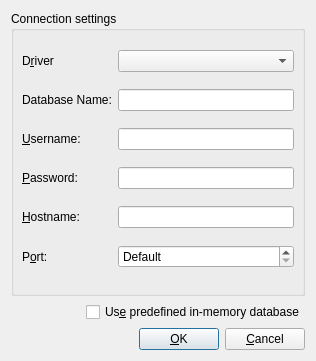
<?xml version="1.0" encoding="UTF-8"?>
<ui version="4.0">
 <class>QSqlConnectionDialog</class>
 <widget class="QDialog" name="QSqlConnectionDialog">
  <property name="geometry">
   <rect>
    <x>0</x>
    <y>0</y>
    <width>316</width>
    <height>361</height>
   </rect>
  </property>
  <property name="minimumSize">
   <size>
    <width>250</width>
    <height>295</height>
   </size>
  </property>
  <property name="windowTitle">
   <string>Dialog</string>
  </property>
  <layout class="QVBoxLayout" name="verticalLayout">
   <item>
    <widget class="QGroupBox" name="connGroupBox">
     <property name="title">
      <string>Connection settings</string>
     </property>
     <layout class="QGridLayout">
      <property name="leftMargin">
       <number>8</number>
      </property>
      <property name="topMargin">
       <number>8</number>
      </property>
      <property name="rightMargin">
       <number>8</number>
      </property>
      <property name="bottomMargin">
       <number>8</number>
      </property>
      <property name="spacing">
       <number>6</number>
      </property>
      <item row="0" column="1">
       <widget class="QComboBox" name="comboDriver"/>
      </item>
      <item row="2" column="0">
       <widget class="QLabel" name="textLabel4">
        <property name="text">
         <string>&amp;Username:</string>
        </property>
        <property name="buddy">
         <cstring>editUsername</cstring>
        </property>
       </widget>
      </item>
      <item row="0" column="0">
       <widget class="QLabel" name="textLabel2">
        <property name="text">
         <string>D&amp;river</string>
        </property>
        <property name="buddy">
         <cstring>comboDriver</cstring>
        </property>
       </widget>
      </item>
      <item row="1" column="1">
       <widget class="QLineEdit" name="editDatabase"/>
      </item>
      <item row="5" column="1">
       <widget class="QSpinBox" name="portSpinBox">
        <property name="specialValueText">
         <string>Default</string>
        </property>
        <property name="minimum">
         <number>-1</number>
        </property>
        <property name="maximum">
         <number>65535</number>
        </property>
        <property name="value">
         <number>-1</number>
        </property>
       </widget>
      </item>
      <item row="1" column="0">
       <widget class="QLabel" name="textLabel3">
        <property name="text">
         <string>Database Name:</string>
        </property>
        <property name="buddy">
         <cstring>editDatabase</cstring>
        </property>
       </widget>
      </item>
      <item row="3" column="1">
       <widget class="QLineEdit" name="editPassword">
        <property name="echoMode">
         <enum>QLineEdit::Password</enum>
        </property>
       </widget>
      </item>
      <item row="2" column="1">
       <widget class="QLineEdit" name="editUsername"/>
      </item>
      <item row="4" column="1">
       <widget class="QLineEdit" name="editHostname"/>
      </item>
      <item row="4" column="0">
       <widget class="QLabel" name="textLabel5">
        <property name="text">
         <string>&amp;Hostname:</string>
        </property>
        <property name="buddy">
         <cstring>editHostname</cstring>
        </property>
       </widget>
      </item>
      <item row="5" column="0">
       <widget class="QLabel" name="textLabel5_2">
        <property name="text">
         <string>P&amp;ort:</string>
        </property>
        <property name="buddy">
         <cstring>portSpinBox</cstring>
        </property>
       </widget>
      </item>
      <item row="3" column="0">
       <widget class="QLabel" name="textLabel4_2">
        <property name="text">
         <string>&amp;Password:</string>
        </property>
        <property name="buddy">
         <cstring>editPassword</cstring>
        </property>
       </widget>
      </item>
     </layout>
    </widget>
   </item>
   <item>
    <layout class="QHBoxLayout" name="_2">
     <property name="spacing">
      <number>6</number>
     </property>
     <property name="leftMargin">
      <number>0</number>
     </property>
     <property name="topMargin">
      <number>0</number>
     </property>
     <property name="rightMargin">
      <number>0</number>
     </property>
     <property name="bottomMargin">
      <number>0</number>
     </property>
     <item>
      <spacer>
       <property name="orientation">
        <enum>Qt::Horizontal</enum>
       </property>
       <property name="sizeHint" stdset="0">
        <size>
         <width>40</width>
         <height>20</height>
        </size>
       </property>
      </spacer>
     </item>
     <item>
      <widget class="QCheckBox" name="dbCheckBox">
       <property name="text">
        <string>Us&amp;e predefined in-memory database</string>
       </property>
      </widget>
     </item>
    </layout>
   </item>
   <item>
    <layout class="QHBoxLayout" name="_3">
     <property name="spacing">
      <number>6</number>
     </property>
     <property name="leftMargin">
      <number>0</number>
     </property>
     <property name="topMargin">
      <number>0</number>
     </property>
     <property name="rightMargin">
      <number>0</number>
     </property>
     <property name="bottomMargin">
      <number>0</number>
     </property>
     <item>
      <spacer>
       <property name="orientation">
        <enum>Qt::Horizontal</enum>
       </property>
       <property name="sizeType">
        <enum>QSizePolicy::Expanding</enum>
       </property>
       <property name="sizeHint" stdset="0">
        <size>
         <width>20</width>
         <height>20</height>
        </size>
       </property>
      </spacer>
     </item>
     <item>
      <widget class="QPushButton" name="okButton">
       <property name="text">
        <string>&amp;OK</string>
       </property>
       <property name="default">
        <bool>true</bool>
       </property>
      </widget>
     </item>
     <item>
      <widget class="QPushButton" name="cancelButton">
       <property name="text">
        <string>&amp;Cancel</string>
       </property>
      </widget>
     </item>
    </layout>
   </item>
  </layout>
 </widget>
 <resources/>
 <connections/>
</ui>
